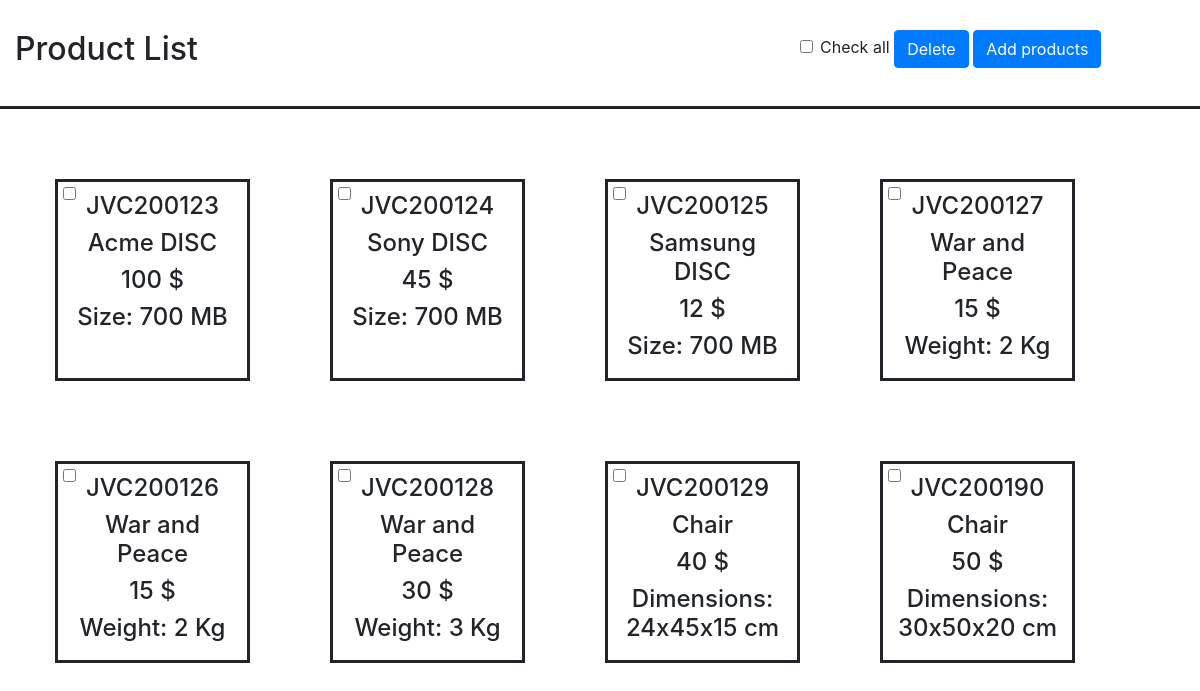
The page / on the database its author committed.
### tables this page shows
CREATE TABLE `lists` (
  `ID` int(11) NOT NULL AUTO_INCREMENT,
  `sku` varchar(45) NOT NULL,
  `name` varchar(45) NOT NULL,
  `price` int(11) NOT NULL,
  `type` varchar(45) NOT NULL,
  `size` int(11) DEFAULT NULL,
  `weight` int(11) DEFAULT NULL,
  `height` int(11) DEFAULT NULL,
  `width` int(11) DEFAULT NULL,
  `length` int(11) DEFAULT NULL,
  PRIMARY KEY (`ID`),
  UNIQUE KEY `sku_UNIQUE` (`sku`),
  UNIQUE KEY `ID_UNIQUE` (`ID`)
);

### controllers/product.php (called while the page is built)
<?php
$database = new QueryBuilder($pdo);
$lists = $database->selectAll('lists');
require 'views/product.view.php';

### index.php (called while the page is built, shortened)
<?php
require Router::load('routes.php')->direct(Request::uri(), Request::method());

### core/database/QueryBuilder.php (called while the page is built, shortened)
<?php
class QueryBuilder
{
    protected $pdo;
    public function __construct($pdo)
    {
        $this->pdo = $pdo;
    }
    public function selectAll($table)
    {
        $statement = $this->pdo->prepare("select * from {$table}");
        $statement->execute();
        return $statement->fetchAll(PDO::FETCH_CLASS);
    }
}

### views/product.view.php (the view, shortened to what this page needs)
<!DOCTYPE html>
<html>
    <head>
        <link href="https://maxcdn.bootstrapcdn.com/bootstrap/4.0.0/css/bootstrap.min.css" rel="stylesheet">
        <link href="/style/main.css" rel="stylesheet" type="text/css"/>
    </head>
<body>
    <form action="/delete" method="POST">
        <div class="header container-fluid">
            <div class="row">
                <div class="col-md-8">
                    <h2>Product List</h2>
                </div>
                <div class="col-md-2-right">
                    <div class="form-check">
                            <input class="form-check-input" id="checkAll" type="checkbox">
                            <label class="form-check-label" for="checkAll">Check all
                            </label>
                            <button class="btn btn-primary" type="submit" name="delete">Delete</button>
                            <a href="/add" class="btn btn-primary" role="button">Add products</a>
                    </div>
                </div>
            </div>
        </div>
    <div class="container">
        <div class="row align-items-stretch">
          <?php foreach ($lists as $list) : ?>
              <div class="col-md-2 form-group">
                    <input class="form-check-input checkbox" type="checkbox"
                     name="id[]" value="<?=$list->ID; ?>">
                    <h4><?=$list->sku; ?></h4>
                    <h4><?=$list->name; ?></h4>
                    <h4><?=$list->price; ?> $</h4>
                    <h4><?=$list->type; ?>:
                    <?php if ($list->type == "Size") :?> <?=$list->size; ?> MB
                    <?php elseif ($list->type == "Dimensions") :?> <?=$list->height; ?>x<?=$list->width; ?>x<?=$list->length; ?> cm
                    <?php else :?> <?=$list->weight; ?> Kg </h4>
                    <?php endif; ?>
              </div>
            <?php endforeach; ?>
            </form>
    </body>
</html>

### style/main.css (style rules this page uses)
.container { max-width: 100%; padding: 30px; }
.header { padding-top: 30px; padding-bottom: 30px; border-bottom-style: solid; }
.col-md-2 { margin: 40px; padding: 10px; border-style: solid; text-align: center; }
.form-check-input { float: left; }
.checkbox { position: absolute; top:0; left:25px; }
#checkAll { margin-top:10px; }

### rows shown on the page
lists: sku "JVC200123", name "Acme DISC", price "100", type "Size", size "700"
lists: sku "JVC200124", name "Sony DISC", price "45", type "Size", size "700"
lists: sku "JVC200125", name "Samsung DISC", price "12", type "Size", size "700"
lists: sku "JVC200127", name "War and Peace", price "15", type "Weight", weight "2"
lists: sku "JVC200126", name "War and Peace", price "15", type "Weight", weight "2"
lists: sku "JVC200128", name "War and Peace", price "30", type "Weight", weight "3"
lists: sku "JVC200129", name "Chair", price "40", type "Dimensions", height "24", width "45", length "15"
lists: sku "JVC200190", name "Chair", price "50", type "Dimensions", height "30", width "50", length "20"
